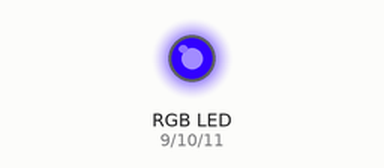
Recording of a sketch running on a simulated Arduino Uno, built with avr-gcc and run on an emulated ATmega328P. On the bench: an RGB LED mixed from three pins (HIGH = lit). Dim RGB values are drawn brighter than linear.

Above: at 0.05 s.
At 3.0 s:
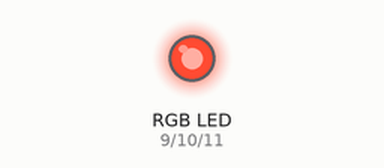
At 6.0 s:
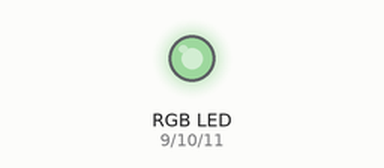
Timing chart, 0 to 7.8 s (numbered marks = the images above):
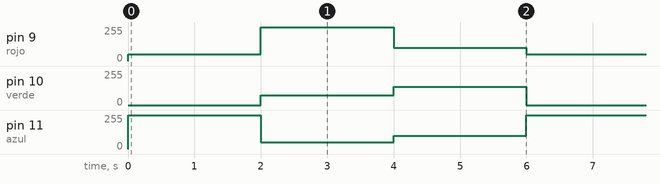

Measured:
- by itself, pin 9 (rojo): repeats every 6.0 s: 255/255 2.0 s, 100/255 2.0 s, 50/255 2.0 s
- by itself, pin 10 (verde): repeats every 6.0 s: 137/255 2.0 s, 0/255 2.0 s, 75/255 2.0 s
- by itself, pin 11 (azul): repeats every 6.0 s: 50/255 2.0 s, 100/255 2.0 s, 255/255 2.0 s

The sketch:

v.2.ino
```cpp
int rojo=9;
int verde=10;
int azul=11;

void setup()
{
  pinMode(rojo,OUTPUT);
  pinMode(verde,OUTPUT);
  pinMode(azul,OUTPUT);
}

void loop()
{
  analogWrite(rojo,50);//amarillo
  analogWrite(verde,0);
  analogWrite(azul,255);
  delay(2000);

  analogWrite(rojo,255);//celeste
  analogWrite(verde,75);
  analogWrite(azul,50);
  delay(2000);

  analogWrite(rojo,100);//rosado
  analogWrite(verde,137);
  analogWrite(azul,100);
  delay(2000);
}
```
